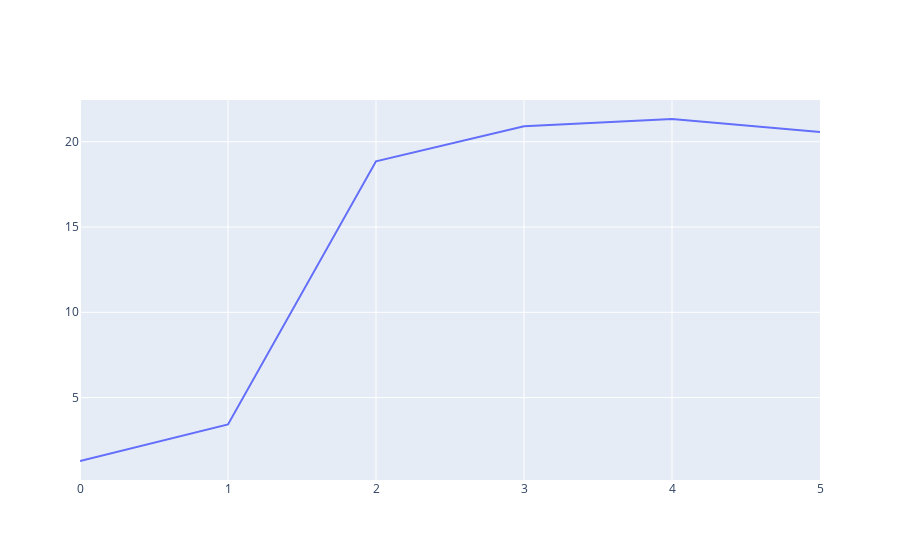

The code cell stored with this chart in its notebook:
### Code cell
avg = list()
for step in steps:
    print(step, list(benchmarks[step].values()))
    avg.append(sum(benchmarks[step].values())/10)

plot(avg)

### Figure 1 — Plotly figure (JSON) as saved in the notebook; plotly's stock layout.template omitted (floating-point values rounded to 4 significant figures)
{"data": [{"mode": "lines", "name": "Scores", "type": "scatter", "x": [0, 1, 2, 3, 4, 5], "y": [1.281, 3.426, 18.85, 20.91, 21.33, 20.58]}], "layout": {"title": {}, "xaxis": {"title": {}}, "yaxis": {"title": {}}}}
